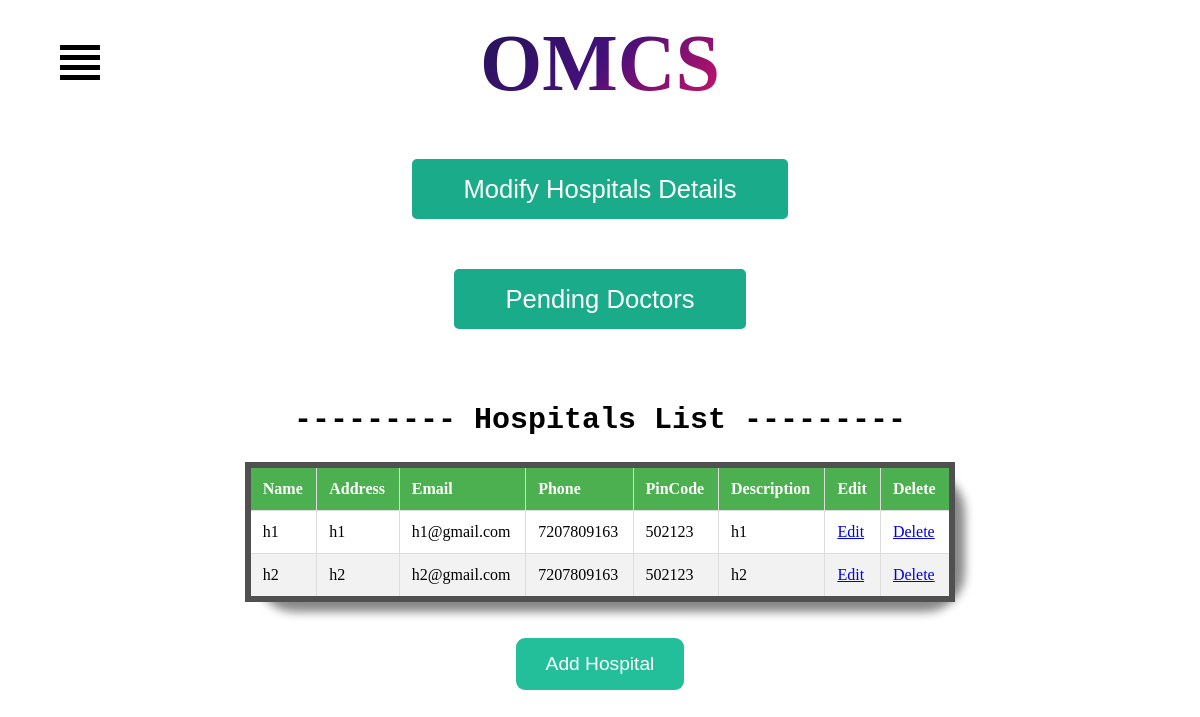
Page /hospital_list/ on the committed database.
### OMCS/models.py (models this page shows)
class hospital(models.Model):
    id = models.AutoField(primary_key=True)
    name = models.CharField(max_length=100)
    address = models.CharField(max_length=100)
    email = models.EmailField()
    phone_number = models.IntegerField()
    pincode_regex = RegexValidator(regex=r'^[0-9]{6}$', message="Enter a valid Indian pincode.")
    pincode = models.CharField(max_length=6, validators=[pincode_regex])
    description=models.CharField(max_length=100)

### OMCS/views.py (the view)
# urls.py: path('hospital_list/', views.hospital_list, name='hospital_list'),
def hospital_list(request):
    hospitals = hospital.objects.all()
    return render(request, 'hospital_list.html', {'hospitals': hospitals})

### OMCS/templates/hospital_list.html (shortened to what this page needs)
{% extends 'base.html' %}
    {% block content %}
	  {% include './messages.html' %}
	</head>
	<body>
	  <div class="container">
		<div class="center">			<div class="row">
		  <div class="col-md-12 text-center">
		  <h4 class="animate-charcter"> OMCS</h4>
		  </div>
		</div>
	  </div>
		</div>
		<div class="menu-container">
		  <div class="hamburger-icon">
			<label for="openmenu" id="hamburger-label">
			  <span></span>
			  <span></span>
			  <span></span>
			  <span></span>
			</label>
		  </div>
		</div>
	<div style="display: flex; justify-content: center; align-items: center;">
        <a href="/hospital_list/">
          <button class="button1" >Modify Hospitals Details</button>
        </a>
      </div>
	  <div style="display: flex; justify-content: center; align-items: center;">
        <a href="/show_pending_doctors/">
          <button class="button1" >Pending Doctors</button>
        </a>
      </div>
	<br><br><br>
	<h2  style="font-family:Courier;left: 50%;margin-top: 10px; font-size: 30px;text-align: center;">--------- Hospitals List ---------</h2>
        <table>
            <thead>
                <tr>
                    <th>Name</th>
                    <th>Address</th>
                    <th>Email</th>
                    <th>Phone</th>
                    <th>PinCode</th>
                    <th>Description</th>
                    <th>Edit</th>
                    <th>Delete</th>
                </tr>
            </thead>
            <tbody>
                {% for h in hospitals %}
                    <tr>
                        <td>{{ h.name }}</td>
                        <td>{{ h.address }}</td>
                        <td>{{ h.email }}</td>
                        <td>{{ h.phone_number }}</td>
                        <td>{{ h.pincode }}</td>
                        <td>{{ h.description }}</td>
                        <td><a href="{% url 'hospital_edit' %}?id={{ h.id }}">Edit</a></td>
                        <td><a href="{% url 'hospital_remove' %}?id={{ h.id }}">Delete</a></td>
                    </tr>
                {% empty %}
                    <tr>
                    </tr>
                {% endfor %}
            </tbody>
        </table>
            <br><br>
            <form method="post" action="{% url 'hospital_add' %}">
                <button type="submit" class="button2">Add Hospital</button>
            </form>
            <br><br>
    {% endblock %}

### OMCS/templates/hospital_list.html (style rules this page uses)
button { background-color: #4CAF50; color: white; border: none; padding: 10px 20px; margin: 10px; border-radius: 5px; cursor: pointer; transition: background-color 0.5s ease; }
.hamburger-icon { position: absolute; z-index: 3; top: 5vh; left: 5vw; padding-bottom: 2vh; }
.hamburger-icon span { height: 5px; width: 40px; background-color: black; display: block; margin: 5px 0px 5px 0px; transition: 0.7s ease-in-out; transform: none; }
.menu-links li, a, span { transition: 0.5s ease-in-out; }
.animate-charcter { text-transform: uppercase; background-image: linear-gradient( -225deg, #231557 0%, #44107a 29%, #ff1361 67%, #fff800 100% ); margin-bottom: 10px; margin-top: 10px; background-size: auto auto; background-clip: border-box; background-size: 200% auto; color: #fff; background-clip: text; text-fill-color: transparent; -webkit-background-clip: text; -webkit-text-fill-color: transparent; animation: textclip 2s linear infinite; display: inline-block; font-size: 80px; }
.center { text-align: center; }
.button1 { background:#1AAB8A; color:#fff; border:none; position:relative; height:60px; font-size:1.6em; padding:0 2em; margin-top: 40px; cursor:pointer; transition:800ms ease all; outline:none; }
.button1:before,button:after { content:''; position:absolute; top:0; right:0; height:2px; width:0; background: #1AAB8A; transition:400ms ease all; }
.button1:after { right:inherit; top:inherit; left:0; bottom:0; }
table { border-collapse: collapse; width: 60%; margin: 0 auto; border: 6px solid #515050; border-radius: 40px; box-sizing: border-box; box-shadow: 10px 10px 10px #888; font-size: 16px; }
th, td { text-align: left; padding: 12px; border: 1px solid #ddd; }
tr:nth-child(even) { background-color: #f2f2f2; border-radius: 20px; }
th { background-color: #4CAF50; color: white; }
.button2 { background-color: #23be9a; color: white; border: none; padding: 15px 30px; margin: auto; display: block; border-radius: 9px; cursor: pointer; transition: background-color 0.5s ease; font-size: 1.2em; text-align: center; }

### rows in the picture
hospital: name "h1", address "h1", email "h1@gmail.com", phone_number "7207809163", pincode "502123", description "h1"
hospital: name "h2", address "h2", email "h2@gmail.com", phone_number "7207809163", pincode "502123", description "h2"
